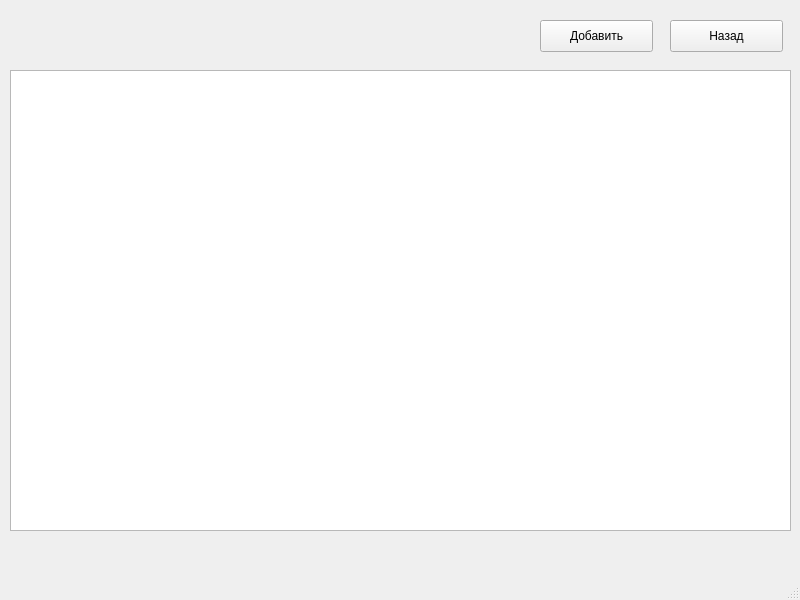
<?xml version="1.0" encoding="UTF-8"?>
<ui version="4.0">
 <class>HoistingEquipment</class>
 <widget class="QMainWindow" name="HoistingEquipment">
  <property name="geometry">
   <rect>
    <x>0</x>
    <y>0</y>
    <width>800</width>
    <height>600</height>
   </rect>
  </property>
  <property name="windowTitle">
   <string>MainWindow</string>
  </property>
  <widget class="QWidget" name="centralwidget">
   <widget class="QPushButton" name="pushButton">
    <property name="geometry">
     <rect>
      <x>670</x>
      <y>20</y>
      <width>113</width>
      <height>32</height>
     </rect>
    </property>
    <property name="text">
     <string>Назад</string>
    </property>
   </widget>
   <widget class="QTableWidget" name="hoistequip">
    <property name="geometry">
     <rect>
      <x>10</x>
      <y>70</y>
      <width>781</width>
      <height>461</height>
     </rect>
    </property>
   </widget>
   <widget class="QPushButton" name="push_to_hoist">
    <property name="geometry">
     <rect>
      <x>540</x>
      <y>20</y>
      <width>113</width>
      <height>32</height>
     </rect>
    </property>
    <property name="text">
     <string>Добавить</string>
    </property>
   </widget>
  </widget>
  <widget class="QMenuBar" name="menubar">
   <property name="geometry">
    <rect>
     <x>0</x>
     <y>0</y>
     <width>800</width>
     <height>37</height>
    </rect>
   </property>
  </widget>
  <widget class="QStatusBar" name="statusbar"/>
 </widget>
 <resources/>
 <connections/>
</ui>
